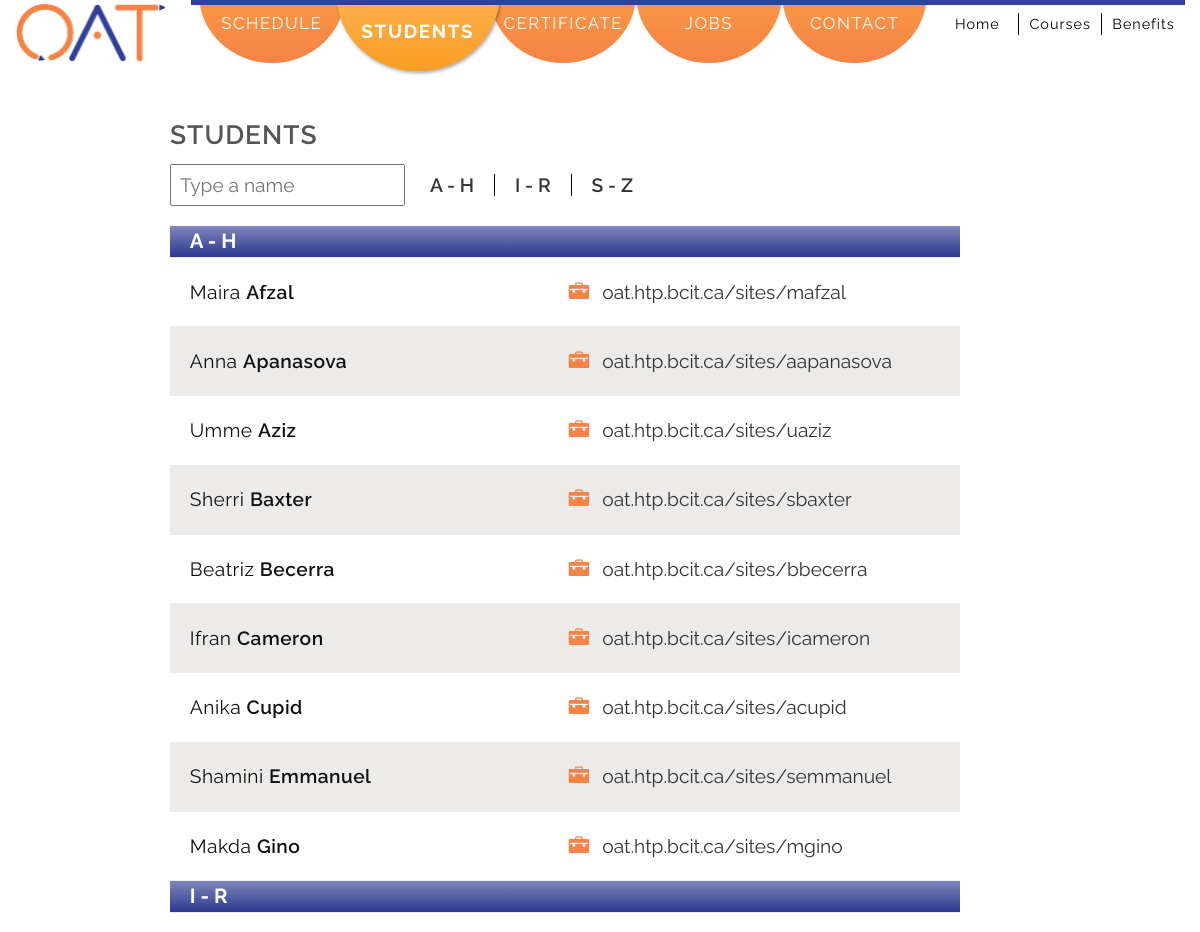
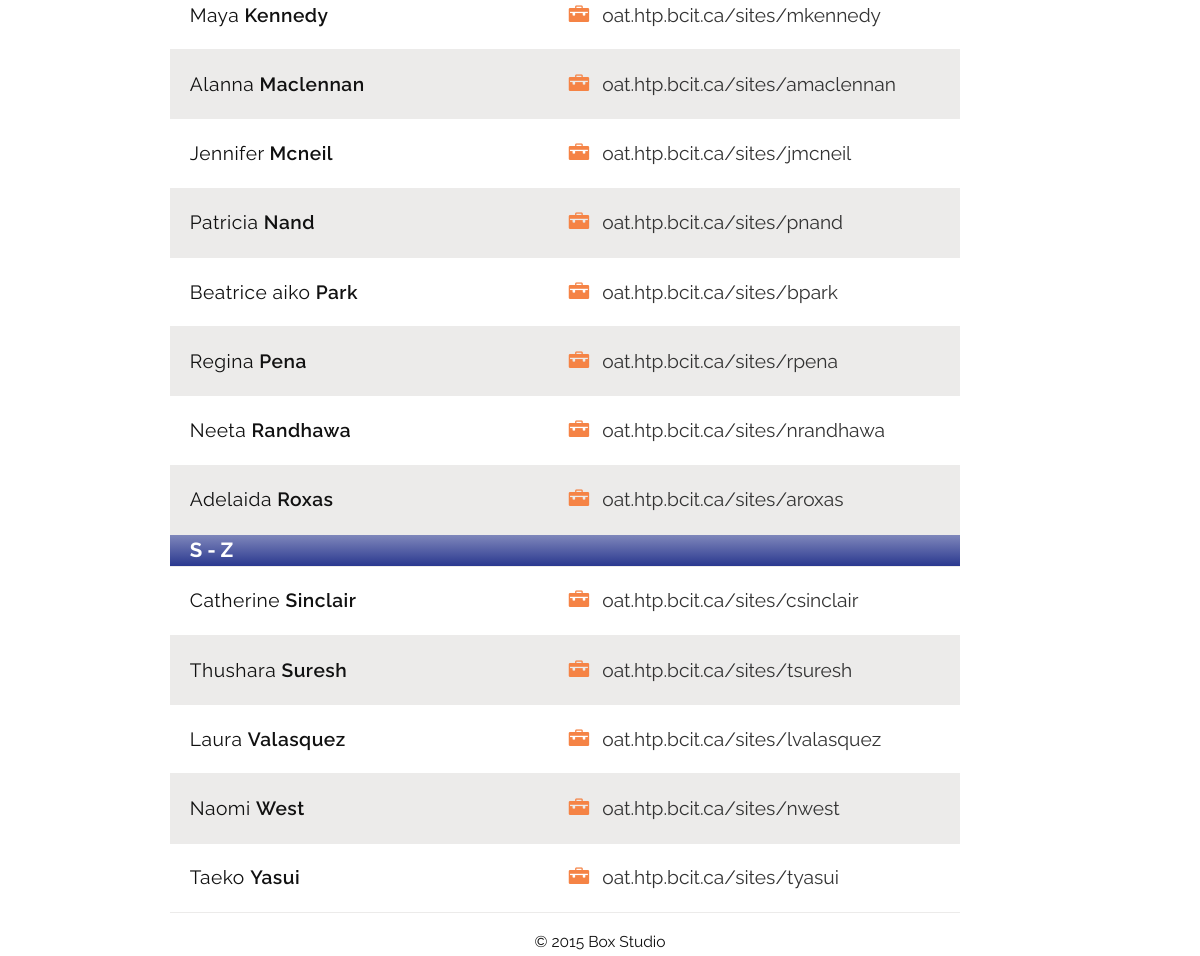
/oat/students.php, run on the app's committed database (2 pictures, top to bottom).
### tables this page shows
CREATE TABLE IF NOT EXISTS `students` (
  `primary_key` int(2) DEFAULT NULL,
  `firstname` varchar(13) DEFAULT NULL,
  `lastname` varchar(9) DEFAULT NULL
);

### oat/config.php (called while the page is built, shortened)
<?php
$alphabets = array('a', 'h', 'i', 'r', 's', 'z');
$sortBy = "lastname";
$oatWebAddress = "oat.htp.bcit.ca/sites/";
?>

### oat/students.php (the view, shortened to what this page needs)
<?php
require_once('./templates/header.php');
require_once('./templates/subpage_nav.php');
?>
<?php
require_once('config.php');
$alphabetOne   = strtoupper($alphabets[0]);
$alphabetTwo   = strtoupper($alphabets[1]);
$alphabetThree = strtoupper($alphabets[2]);
$alphabetFour  = strtoupper($alphabets[3]);
$alphabetFive  = strtoupper($alphabets[4]);
$alphabetSix   = strtoupper($alphabets[5]);
$mysqli = new mysqli(DB_HOST, DB_USER, DB_PASS, DB_NAME);
$queryLastnameSegment1 = "SELECT * FROM students WHERE $sortBy REGEXP '^[$alphabetOne-$alphabetTwo]' ORDER BY $sortBy ";
$queryLastnameSegment2 = "SELECT * FROM students WHERE $sortBy REGEXP '^[$alphabetThree-$alphabetFour]' ORDER BY $sortBy ";
$queryLastnameSegment3 = "SELECT * FROM students WHERE $sortBy REGEXP '^[$alphabetFive-$alphabetSix]' ORDER BY $sortBy ";
?>
<main>
	<h1>Students</h1>
	<input type="text" id="search" placeholder="Type a name" name="search"></input>
	<?php
	echo "<a class='segment' href='#segment1'>".$alphabetOne.' - '.$alphabetTwo."</a>".
			 "<a class='segment' href='#segment2'>".$alphabetThree.' - '.$alphabetFour."</a>".
			 "<a class='segment' href='#segment3'>".$alphabetFive.' - '.$alphabetSix."</a>";
	?>
	<section class="student-info">
	<?php
		$result = $mysqli->query( $queryLastnameSegment1 );
		echo "<table><thead><tr><th id='segment1' colspan ='2'>$alphabetOne - $alphabetTwo</th></tr></thead>";
		while( $oneRecord = $result->fetch_assoc() ){
			$firstname = $oneRecord['firstname'];
			$firstnameInitialLowercase = strtolower($firstname{0});
			$lastnameLowercase = strtolower($oneRecord['lastname']);
			$firstnameLowercase = strtolower($oneRecord['firstname']);
			$firstnameCapitalized = ucfirst($firstnameLowercase);
			$lastnameCapitalized = ucfirst($lastnameLowercase);
			echo "<tr><td>".$firstnameCapitalized." <span class='lastname'>".$lastnameCapitalized."</span></td>";
			echo "<td><a href='http://".$oatWebAddress.$firstnameInitialLowercase.$lastnameLowercase."' target='_blank'>
					 <span class='icon-briefcase'></span>".$oatWebAddress.$firstnameInitialLowercase.$lastnameLowercase."</a></td></tr>";
		}
		echo "</table>";
	?>
	</section>
	<section class="student-info">
	<?php
		$result = $mysqli->query( $queryLastnameSegment2 );
		echo "<table><thead><tr><th id='segment2' colspan ='2' >$alphabetThree - $alphabetFour</th></tr></thead>";
		while( $oneRecord = $result->fetch_assoc() ){
			$firstname = $oneRecord['firstname'];
			$firstnameInitialLowercase = strtolower($firstname{0});
			$lastnameLowercase = strtolower($oneRecord['lastname']);
			$firstnameLowercase = strtolower($oneRecord['firstname']);
			$firstnameCapitalized = ucfirst($firstnameLowercase);
			$lastnameCapitalized = ucfirst($lastnameLowercase);
			echo "<tr><td> ".$firstnameCapitalized." <span class='lastname'>".$lastnameCapitalized."</span></td>";
			echo "<td><a href='http://".$oatWebAddress.$firstnameInitialLowercase.$lastnameLowercase."' target='_blank'>
					 <span class='icon-briefcase'></span>".$oatWebAddress.$firstnameInitialLowercase.$lastnameLowercase."</a></td></tr>";
		}
		echo "</table>";
	?>
	</section>
	<section class="student-info">
	<?php
	$result = $mysqli->query( $queryLastnameSegment3 );
	echo "<table><thead><tr><th id='segment3' colspan ='2' >$alphabetFive - $alphabetSix</th></tr></thead>";
	while( $oneRecord = $result->fetch_assoc() ){
		$firstname = $oneRecord['firstname'];
		$firstnameInitialLowercase = strtolower($firstname{0});
		$lastnameLowercase = strtolower($oneRecord['lastname']);
		$firstnameLowercase = strtolower($oneRecord['firstname']);
		$firstnameCapitalized = ucfirst($firstnameLowercase);
		$lastnameCapitalized = ucfirst($lastnameLowercase);
		echo "<tr><td> ".$firstnameCapitalized." <span class='lastname'>".$lastnameCapitalized."</span></td>";
		echo "<td><a href='http://".$oatWebAddress.$firstnameInitialLowercase.$lastnameLowercase."'target='_blank'>
				 <span class='icon-briefcase'></span>".$oatWebAddress.$firstnameInitialLowercase.$lastnameLowercase."</a></td></tr>";
	}
	echo "</table>";
	?>
	</section>
</main>
 <?php
 include_once('./templates/footer.php');
 ?>

### oat/styles/typography.css (style rules this page uses)
html { font-size: 62.5%; }
body { color: #111; background-color: white; font-family: 'Raleway', Arial, sans-serif; font-size: 1.6rem; font-weight: 400; line-height: 1.5; }
h1 { letter-spacing: 1px; text-transform: uppercase; color: #555; font-size: 2.2rem; font-weight: 600; }
a { text-decoration: none; color: #333; font-family: 'Raleway', Arial, sans-serif; }
[class^='icon-'], [class*=' icon-'] { padding-right: 5px; text-transform: none; color: #f58345; font-family: 'icomoon'; font-size: 1.7rem; font-weight: normal; font-style: normal; font-variant: normal; line-height: 1; speak: none; -webkit-font-smoothing: antialiased; -moz-osx-font-smoothing: grayscale; }
.icon-briefcase:before { content: '\e9ae'; padding-right: 8px; color: #f58345; }

### oat/styles/mobile.css (style rules this page uses)
html { overflow-x: hidden; box-sizing: border-box; }
*, *:before, *:after { box-sizing: inherit; }
body { position: relative; background: white; webkit-overflow-scrolling: touch; }
.students table { width: 100%; }
.students #search { margin-top: 10px; margin-bottom: 20px; padding: 8px; font-family: 'Raleway', Arial, sans-serif; font-size: 1.6rem; }
.students .segment { padding-right: 20px; padding-left: 20px; border-right: 1.5px solid black; font-weight: 600; }
.students .segment:last-of-type { border-right: none; }
.students tbody a { width: 100%; }
.students tr td:first-child { width: 48%; letter-spacing: 0.5px; }
.students tr td:last-child { width: 52%; word-break: break-all; }
.students tr:nth-child(even) { background-color: #ecebea; }
.students tr { border-bottom: solid 1px #ecebea; }
.students tr td { padding: 2.5%; }
.students .lastname { font-weight: 600; }
.students table thead tr th { margin-bottom: 2px; padding-left: 2.5%; text-align: left; color: white; color: white; background-color: #7f87bb; background-image: -webkit-gradient(linear, left top, left bottom, from(#7f87bb), to(#2a388f)); background-image: -webkit-linear-gradient(top, #7f87bb, #2a388f); background-image: -moz-linear-gradient(top, #7f87bb, #2a388f); background-image: -ms-linear-gradient(top, #7f87bb, #2a388f); background-image: -o-linear-gradient(top, #7f87bb, #2a388f); background-image: linear-gradient(to bottom, #7f87bb, #2a388f); font-size: 1.7rem; font-weight: 700; filter:progid:DXImageTransform.Microsoft.gradient(GradientType=0,startColorstr=#a7cfdf, endColorstr=#23538a); }
.students .segment { display: none; }

### oat/styles/desktop.css (style rules this page uses)
@media only screen and (min-width: 769px) { html { font-size: 75%; } }
@media only screen and (min-width: 769px) { .students .segment { display: inline; } }
@media only screen and (min-width: 900px) { main { width: 100%; max-width: 860px; margin: 0 auto; } }
@media only screen and (min-width: 1120px) { main { padding-right: 6%; } }

### data on the page
students: firstname "Maira", lastname "Afzal", firstname "m", lastname "afzal"
students: firstname "Anna", lastname "Apanasova", firstname "a", lastname "apanasova"
students: firstname "Umme", lastname "Aziz", firstname "u", lastname "aziz"
students: firstname "Sherri", lastname "Baxter", firstname "s", lastname "baxter"
students: firstname "Beatriz", lastname "Becerra", firstname "b", lastname "becerra"
students: firstname "Ifran", lastname "Cameron", firstname "i", lastname "cameron"
students: firstname "Anika", lastname "Cupid", firstname "a", lastname "cupid"
students: firstname "Shamini", lastname "Emmanuel", firstname "s", lastname "emmanuel"
students: firstname "Makda", lastname "Gino", firstname "m", lastname "gino"
students: firstname "Maya", lastname "Kennedy", firstname "m", lastname "kennedy"
students: firstname "Alanna", lastname "Maclennan", firstname "a", lastname "maclennan"
students: firstname "Jennifer", lastname "Mcneil", firstname "j", lastname "mcneil"
students: firstname "Patricia", lastname "Nand", firstname "p", lastname "nand"
students: firstname "Beatrice aiko", lastname "Park", firstname "b", lastname "park"
students: firstname "Regina", lastname "Pena", firstname "r", lastname "pena"
students: firstname "Neeta", lastname "Randhawa", firstname "n", lastname "randhawa"
students: firstname "Adelaida", lastname "Roxas", firstname "a", lastname "roxas"
students: firstname "Catherine", lastname "Sinclair", firstname "c", lastname "sinclair"
students: firstname "Thushara", lastname "Suresh", firstname "t", lastname "suresh"
students: firstname "Laura", lastname "Valasquez", firstname "l", lastname "valasquez"
students: firstname "Naomi", lastname "West", firstname "n", lastname "west"
students: firstname "Taeko", lastname "Yasui", firstname "t", lastname "yasui"

### other printed values
$alphabetOne "A"
$alphabetTwo "H"
$alphabetThree "I"
$alphabetFour "R"
$alphabetFive "S"
$alphabetSix "Z"
